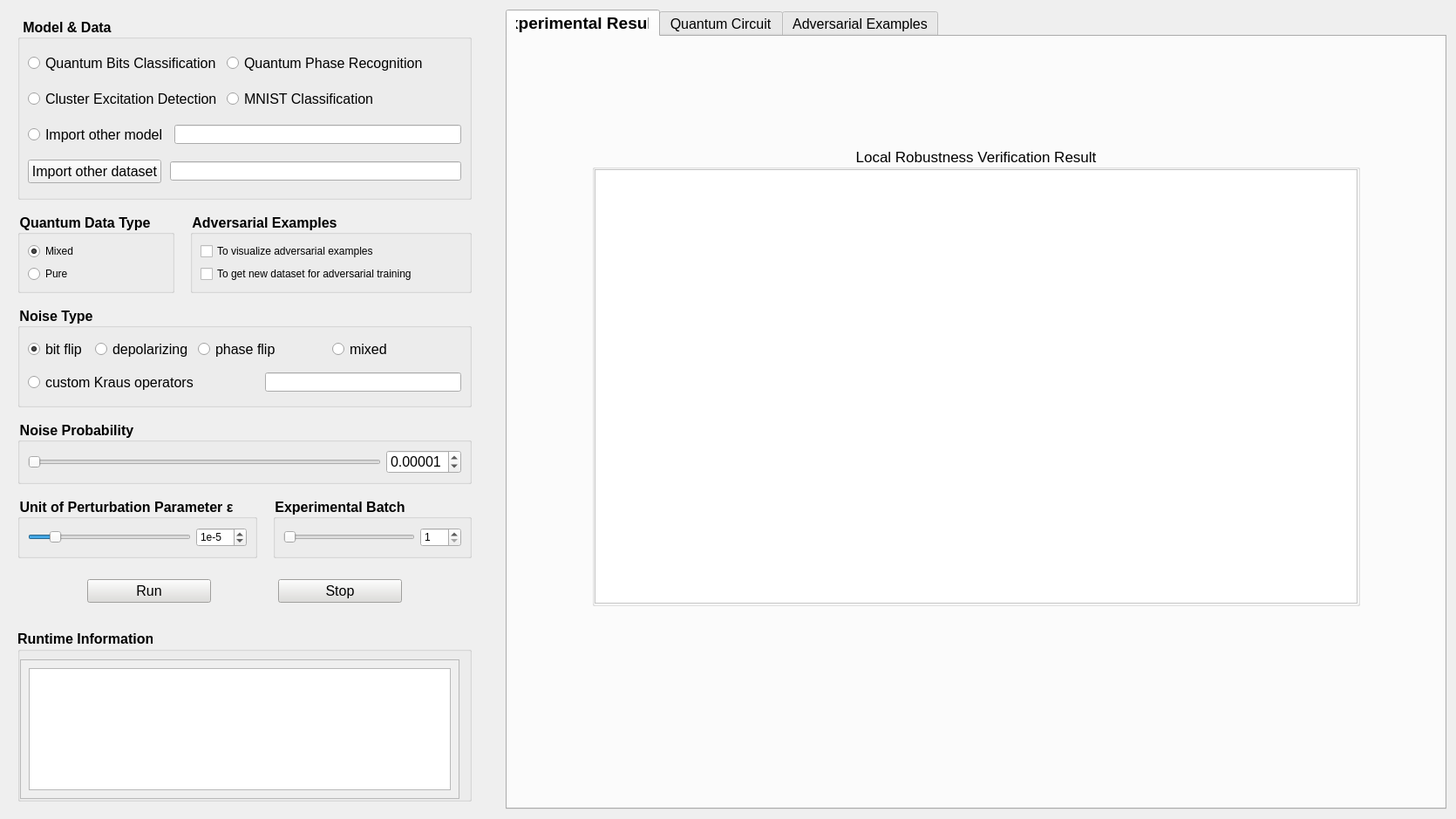
<?xml version="1.0" encoding="UTF-8"?>
<ui version="4.0">
 <class>localView</class>
 <widget class="QWidget" name="localView">
  <property name="geometry">
   <rect>
    <x>0</x>
    <y>0</y>
    <width>1670</width>
    <height>939</height>
   </rect>
  </property>
  <property name="windowTitle">
   <string>Form</string>
  </property>
  <layout class="QHBoxLayout" name="horizontalLayout_4" stretch="1,2">
   <property name="spacing">
    <number>30</number>
   </property>
   <item>
    <widget class="QWidget" name="widget" native="true">
     <layout class="QVBoxLayout" name="verticalLayout_12" stretch="7,2">
      <property name="spacing">
       <number>12</number>
      </property>
      <item>
       <widget class="QWidget" name="widget_setting" native="true">
        <layout class="QVBoxLayout" name="verticalLayout" stretch="9,3,5,3,3,2">
         <property name="spacing">
          <number>15</number>
         </property>
         <property name="leftMargin">
          <number>0</number>
         </property>
         <property name="topMargin">
          <number>0</number>
         </property>
         <property name="rightMargin">
          <number>0</number>
         </property>
         <item>
          <widget class="QGroupBox" name="groupBox_file">
           <property name="sizePolicy">
            <sizepolicy hsizetype="Expanding" vsizetype="Expanding">
             <horstretch>0</horstretch>
             <verstretch>0</verstretch>
            </sizepolicy>
           </property>
           <property name="font">
            <font>
             <pointsize>12</pointsize>
             <bold>true</bold>
            </font>
           </property>
           <property name="styleSheet">
            <string notr="true">QGroupBox::title{
	font-size: 14px;
}</string>
           </property>
           <property name="title">
            <string>Model &amp;&amp; Data</string>
           </property>
           <layout class="QGridLayout" name="gridLayout">
            <property name="verticalSpacing">
             <number>10</number>
            </property>
            <item row="0" column="0">
             <widget class="QRadioButton" name="radioButton_qubit">
              <property name="font">
               <font>
                <pointsize>12</pointsize>
               </font>
              </property>
              <property name="text">
               <string>Quantum Bits Classification</string>
              </property>
             </widget>
            </item>
            <item row="0" column="1" colspan="2">
             <widget class="QRadioButton" name="radioButton_phaseRecog">
              <property name="font">
               <font>
                <pointsize>12</pointsize>
               </font>
              </property>
              <property name="text">
               <string>Quantum Phase Recognition</string>
              </property>
             </widget>
            </item>
            <item row="1" column="0">
             <widget class="QRadioButton" name="radioButton_excitation">
              <property name="font">
               <font>
                <pointsize>12</pointsize>
               </font>
              </property>
              <property name="text">
               <string>Cluster Excitation Detection</string>
              </property>
             </widget>
            </item>
            <item row="1" column="1">
             <widget class="QRadioButton" name="radioButton_mnist">
              <property name="font">
               <font>
                <pointsize>12</pointsize>
               </font>
              </property>
              <property name="text">
               <string>MNIST Classification</string>
              </property>
             </widget>
            </item>
            <item row="2" column="0" colspan="3">
             <layout class="QHBoxLayout" name="horizontalLayout_model">
              <property name="spacing">
               <number>8</number>
              </property>
              <item>
               <widget class="QRadioButton" name="radioButton_importfile">
                <property name="font">
                 <font>
                  <pointsize>12</pointsize>
                 </font>
                </property>
                <property name="text">
                 <string>Import other model</string>
                </property>
               </widget>
              </item>
              <item>
               <widget class="QLineEdit" name="lineEdit_modelfile"/>
              </item>
             </layout>
            </item>
            <item row="3" column="0" colspan="3">
             <layout class="QHBoxLayout" name="horizontalLayout_data" stretch="1,3">
              <property name="spacing">
               <number>10</number>
              </property>
              <item>
               <widget class="QPushButton" name="pushButton_importdata">
                <property name="sizePolicy">
                 <sizepolicy hsizetype="Expanding" vsizetype="Fixed">
                  <horstretch>0</horstretch>
                  <verstretch>0</verstretch>
                 </sizepolicy>
                </property>
                <property name="font">
                 <font>
                  <pointsize>12</pointsize>
                  <bold>false</bold>
                 </font>
                </property>
                <property name="text">
                 <string>Import other dataset</string>
                </property>
               </widget>
              </item>
              <item>
               <widget class="QLineEdit" name="lineEdit_datafile"/>
              </item>
             </layout>
            </item>
           </layout>
          </widget>
         </item>
         <item>
          <layout class="QHBoxLayout" name="horizontalLayout_7" stretch="1,4">
           <property name="spacing">
            <number>18</number>
           </property>
           <item>
            <widget class="QGroupBox" name="groupBox_datatype">
             <property name="sizePolicy">
              <sizepolicy hsizetype="Expanding" vsizetype="Expanding">
               <horstretch>0</horstretch>
               <verstretch>0</verstretch>
              </sizepolicy>
             </property>
             <property name="font">
              <font>
               <pointsize>12</pointsize>
               <bold>true</bold>
              </font>
             </property>
             <property name="layoutDirection">
              <enum>Qt::LeftToRight</enum>
             </property>
             <property name="styleSheet">
              <string notr="true">QGroupBox::title{
	font-size: 14px;
}</string>
             </property>
             <property name="title">
              <string>Quantum Data Type</string>
             </property>
             <layout class="QVBoxLayout" name="verticalLayout_9">
              <item>
               <widget class="QRadioButton" name="radioButton_mixed">
                <property name="text">
                 <string>Mixed</string>
                </property>
                <property name="checked">
                 <bool>true</bool>
                </property>
               </widget>
              </item>
              <item>
               <widget class="QRadioButton" name="radioButton_pure">
                <property name="text">
                 <string>Pure</string>
                </property>
               </widget>
              </item>
             </layout>
            </widget>
           </item>
           <item>
            <widget class="QGroupBox" name="groupBox_adex">
             <property name="sizePolicy">
              <sizepolicy hsizetype="Expanding" vsizetype="Expanding">
               <horstretch>0</horstretch>
               <verstretch>0</verstretch>
              </sizepolicy>
             </property>
             <property name="font">
              <font>
               <pointsize>12</pointsize>
               <bold>true</bold>
              </font>
             </property>
             <property name="layoutDirection">
              <enum>Qt::LeftToRight</enum>
             </property>
             <property name="styleSheet">
              <string notr="true">QGroupBox::title{
	font-size: 14px;
}</string>
             </property>
             <property name="title">
              <string>Adversarial Examples</string>
             </property>
             <layout class="QVBoxLayout" name="verticalLayout_7">
              <item>
               <widget class="QCheckBox" name="checkBox_show_AE">
                <property name="text">
                 <string>To visualize adversarial examples</string>
                </property>
                <property name="checked">
                 <bool>false</bool>
                </property>
                <property name="tristate">
                 <bool>false</bool>
                </property>
               </widget>
              </item>
              <item>
               <widget class="QCheckBox" name="checkBox_get_newdata">
                <property name="text">
                 <string>To get new dataset for adversarial training</string>
                </property>
               </widget>
              </item>
             </layout>
            </widget>
           </item>
          </layout>
         </item>
         <item>
          <widget class="QGroupBox" name="groupBox_noisetype">
           <property name="sizePolicy">
            <sizepolicy hsizetype="Expanding" vsizetype="Expanding">
             <horstretch>0</horstretch>
             <verstretch>0</verstretch>
            </sizepolicy>
           </property>
           <property name="font">
            <font>
             <pointsize>12</pointsize>
             <bold>true</bold>
            </font>
           </property>
           <property name="layoutDirection">
            <enum>Qt::LeftToRight</enum>
           </property>
           <property name="styleSheet">
            <string notr="true">QGroupBox::title{
	font-size: 14px;
}</string>
           </property>
           <property name="title">
            <string>Noise Type</string>
           </property>
           <layout class="QGridLayout" name="gridLayout_2" columnstretch="0,0,0,0,0,0">
            <property name="verticalSpacing">
             <number>10</number>
            </property>
            <item row="0" column="0">
             <widget class="QRadioButton" name="radioButton_bitflip">
              <property name="font">
               <font>
                <pointsize>12</pointsize>
               </font>
              </property>
              <property name="text">
               <string>bit flip</string>
              </property>
              <property name="checked">
               <bool>true</bool>
              </property>
             </widget>
            </item>
            <item row="0" column="1">
             <widget class="QRadioButton" name="radioButton_depolarizing">
              <property name="font">
               <font>
                <pointsize>12</pointsize>
               </font>
              </property>
              <property name="text">
               <string>depolarizing</string>
              </property>
             </widget>
            </item>
            <item row="0" column="2" colspan="2">
             <widget class="QRadioButton" name="radioButton_phaseflip">
              <property name="font">
               <font>
                <pointsize>12</pointsize>
               </font>
              </property>
              <property name="text">
               <string>phase flip</string>
              </property>
             </widget>
            </item>
            <item row="0" column="4">
             <widget class="QRadioButton" name="radioButton_mixednoise">
              <property name="font">
               <font>
                <pointsize>12</pointsize>
               </font>
              </property>
              <property name="text">
               <string>mixed</string>
              </property>
              <property name="checked">
               <bool>false</bool>
              </property>
              <property name="autoExclusive">
               <bool>true</bool>
              </property>
             </widget>
            </item>
            <item row="1" column="0" colspan="3">
             <widget class="QRadioButton" name="radioButton_custom_noise">
              <property name="font">
               <font>
                <pointsize>12</pointsize>
               </font>
              </property>
              <property name="text">
               <string>custom Kraus operators</string>
              </property>
             </widget>
            </item>
            <item row="1" column="3" colspan="3">
             <widget class="QLineEdit" name="lineEdit_custom_noise"/>
            </item>
           </layout>
          </widget>
         </item>
         <item>
          <widget class="QGroupBox" name="groupBox_noisyProb">
           <property name="sizePolicy">
            <sizepolicy hsizetype="Expanding" vsizetype="Expanding">
             <horstretch>0</horstretch>
             <verstretch>0</verstretch>
            </sizepolicy>
           </property>
           <property name="font">
            <font>
             <pointsize>12</pointsize>
             <bold>true</bold>
            </font>
           </property>
           <property name="layoutDirection">
            <enum>Qt::LeftToRight</enum>
           </property>
           <property name="styleSheet">
            <string notr="true">QGroupBox::title{
	font-size: 14px;
}</string>
           </property>
           <property name="title">
            <string>Noise Probability</string>
           </property>
           <layout class="QHBoxLayout" name="horizontalLayout_17" stretch="5,0">
            <item>
             <widget class="QSlider" name="slider_prob">
              <property name="minimum">
               <number>1</number>
              </property>
              <property name="maximum">
               <number>100000</number>
              </property>
              <property name="pageStep">
               <number>1</number>
              </property>
              <property name="value">
               <number>1</number>
              </property>
              <property name="orientation">
               <enum>Qt::Horizontal</enum>
              </property>
             </widget>
            </item>
            <item>
             <widget class="QDoubleSpinBox" name="doubleSpinBox_prob">
              <property name="sizePolicy">
               <sizepolicy hsizetype="Expanding" vsizetype="Fixed">
                <horstretch>0</horstretch>
                <verstretch>0</verstretch>
               </sizepolicy>
              </property>
              <property name="font">
               <font>
                <pointsize>12</pointsize>
               </font>
              </property>
              <property name="wrapping">
               <bool>true</bool>
              </property>
              <property name="decimals">
               <number>5</number>
              </property>
              <property name="minimum">
               <double>0.000010000000000</double>
              </property>
              <property name="maximum">
               <double>1.000000000000000</double>
              </property>
              <property name="singleStep">
               <double>0.000010000000000</double>
              </property>
             </widget>
            </item>
           </layout>
          </widget>
         </item>
         <item>
          <layout class="QHBoxLayout" name="horizontalLayout_6" stretch="1,1">
           <property name="spacing">
            <number>18</number>
           </property>
           <item>
            <widget class="QGroupBox" name="groupBox_unit">
             <property name="sizePolicy">
              <sizepolicy hsizetype="Expanding" vsizetype="Expanding">
               <horstretch>0</horstretch>
               <verstretch>0</verstretch>
              </sizepolicy>
             </property>
             <property name="font">
              <font>
               <pointsize>12</pointsize>
               <bold>true</bold>
              </font>
             </property>
             <property name="layoutDirection">
              <enum>Qt::LeftToRight</enum>
             </property>
             <property name="styleSheet">
              <string notr="true">QGroupBox::title{
	font-size: 14px;
}</string>
             </property>
             <property name="title">
              <string>Unit of Perturbation Parameter ε</string>
             </property>
             <layout class="QHBoxLayout" name="horizontalLayout_15">
              <item>
               <widget class="QSlider" name="slider_unit">
                <property name="minimum">
                 <number>1</number>
                </property>
                <property name="maximum">
                 <number>30</number>
                </property>
                <property name="value">
                 <number>5</number>
                </property>
                <property name="orientation">
                 <enum>Qt::Horizontal</enum>
                </property>
               </widget>
              </item>
              <item>
               <widget class="QSpinBox" name="spinBox_unit">
                <property name="wrapping">
                 <bool>true</bool>
                </property>
                <property name="prefix">
                 <string>1e-</string>
                </property>
                <property name="minimum">
                 <number>1</number>
                </property>
                <property name="maximum">
                 <number>30</number>
                </property>
                <property name="singleStep">
                 <number>1</number>
                </property>
                <property name="value">
                 <number>5</number>
                </property>
               </widget>
              </item>
             </layout>
            </widget>
           </item>
           <item>
            <widget class="QGroupBox" name="groupBox_batchnum">
             <property name="sizePolicy">
              <sizepolicy hsizetype="Expanding" vsizetype="Expanding">
               <horstretch>0</horstretch>
               <verstretch>0</verstretch>
              </sizepolicy>
             </property>
             <property name="font">
              <font>
               <pointsize>12</pointsize>
               <bold>true</bold>
              </font>
             </property>
             <property name="layoutDirection">
              <enum>Qt::LeftToRight</enum>
             </property>
             <property name="styleSheet">
              <string notr="true">QGroupBox::title{
	font-size: 14px;
}</string>
             </property>
             <property name="title">
              <string>Experimental Batch</string>
             </property>
             <layout class="QHBoxLayout" name="horizontalLayout_11">
              <item>
               <widget class="QSlider" name="slider_batchnum">
                <property name="minimum">
                 <number>1</number>
                </property>
                <property name="maximum">
                 <number>100</number>
                </property>
                <property name="value">
                 <number>1</number>
                </property>
                <property name="orientation">
                 <enum>Qt::Horizontal</enum>
                </property>
               </widget>
              </item>
              <item>
               <widget class="QSpinBox" name="spinBox_batchnum">
                <property name="minimum">
                 <number>1</number>
                </property>
                <property name="maximum">
                 <number>100</number>
                </property>
                <property name="value">
                 <number>1</number>
                </property>
               </widget>
              </item>
             </layout>
            </widget>
           </item>
          </layout>
         </item>
         <item>
          <widget class="QGroupBox" name="groupBox_run">
           <property name="sizePolicy">
            <sizepolicy hsizetype="Expanding" vsizetype="Expanding">
             <horstretch>0</horstretch>
             <verstretch>0</verstretch>
            </sizepolicy>
           </property>
           <property name="styleSheet">
            <string notr="true">QGroupBox { border: none; }</string>
           </property>
           <layout class="QHBoxLayout" name="horizontalLayout_3" stretch="1,2,1,2,1">
            <item>
             <spacer name="horizontalSpacer_l">
              <property name="orientation">
               <enum>Qt::Horizontal</enum>
              </property>
              <property name="sizeHint" stdset="0">
               <size>
                <width>74</width>
                <height>20</height>
               </size>
              </property>
             </spacer>
            </item>
            <item>
             <widget class="QPushButton" name="pushButton_run">
              <property name="sizePolicy">
               <sizepolicy hsizetype="Expanding" vsizetype="Fixed">
                <horstretch>0</horstretch>
                <verstretch>0</verstretch>
               </sizepolicy>
              </property>
              <property name="font">
               <font>
                <pointsize>12</pointsize>
                <bold>false</bold>
               </font>
              </property>
              <property name="styleSheet">
               <string notr="true">background-color: rgb(222, 221, 218)</string>
              </property>
              <property name="text">
               <string>Run</string>
              </property>
             </widget>
            </item>
            <item>
             <spacer name="horizontalSpacer_m">
              <property name="orientation">
               <enum>Qt::Horizontal</enum>
              </property>
              <property name="sizeHint" stdset="0">
               <size>
                <width>62</width>
                <height>20</height>
               </size>
              </property>
             </spacer>
            </item>
            <item>
             <widget class="QPushButton" name="pushButton_stop">
              <property name="sizePolicy">
               <sizepolicy hsizetype="Expanding" vsizetype="Fixed">
                <horstretch>0</horstretch>
                <verstretch>0</verstretch>
               </sizepolicy>
              </property>
              <property name="font">
               <font>
                <pointsize>12</pointsize>
               </font>
              </property>
              <property name="styleSheet">
               <string notr="true">background-color: rgb(222, 221, 218)</string>
              </property>
              <property name="text">
               <string>Stop</string>
              </property>
             </widget>
            </item>
            <item>
             <spacer name="horizontalSpacer_r">
              <property name="orientation">
               <enum>Qt::Horizontal</enum>
              </property>
              <property name="sizeHint" stdset="0">
               <size>
                <width>73</width>
                <height>20</height>
               </size>
              </property>
             </spacer>
            </item>
           </layout>
          </widget>
         </item>
        </layout>
       </widget>
      </item>
      <item>
       <widget class="QGroupBox" name="groupBox_runtime">
        <property name="sizePolicy">
         <sizepolicy hsizetype="Expanding" vsizetype="Expanding">
          <horstretch>0</horstretch>
          <verstretch>0</verstretch>
         </sizepolicy>
        </property>
        <property name="font">
         <font>
          <family>Ubuntu</family>
          <pointsize>12</pointsize>
          <italic>false</italic>
          <bold>true</bold>
         </font>
        </property>
        <property name="styleSheet">
         <string notr="true">QGroupBox::title{
	font-size: 14px;
}
color: rgb(7, 7, 7);
background-color: rgb(238, 238, 238);

</string>
        </property>
        <property name="title">
         <string>Runtime Information</string>
        </property>
        <layout class="QHBoxLayout" name="horizontalLayout_10">
         <property name="leftMargin">
          <number>0</number>
         </property>
         <property name="rightMargin">
          <number>11</number>
         </property>
         <property name="bottomMargin">
          <number>0</number>
         </property>
         <item>
          <widget class="QScrollArea" name="scrollArea">
           <property name="widgetResizable">
            <bool>true</bool>
           </property>
           <widget class="QWidget" name="scrollAreaWidgetContents">
            <property name="geometry">
             <rect>
              <x>0</x>
              <y>0</y>
              <width>607</width>
              <height>107</height>
             </rect>
            </property>
            <layout class="QHBoxLayout" name="horizontalLayout_2">
             <item>
              <widget class="QTextBrowser" name="textBrowser_output">
               <property name="enabled">
                <bool>true</bool>
               </property>
               <property name="styleSheet">
                <string notr="true">font: 12pt &quot;Ubuntu Mono&quot;;</string>
               </property>
               <property name="lineWrapMode">
                <enum>QTextEdit::NoWrap</enum>
               </property>
              </widget>
             </item>
            </layout>
           </widget>
          </widget>
         </item>
        </layout>
       </widget>
      </item>
     </layout>
    </widget>
   </item>
   <item>
    <widget class="QTabWidget" name="tabWidget">
     <property name="font">
      <font>
       <pointsize>12</pointsize>
       <bold>false</bold>
      </font>
     </property>
     <property name="styleSheet">
      <string notr="true">QTabWidget::title{font-size: 14px;}
QTabBar::tab:selected { font-size: 19px; font-weight: bold; }</string>
     </property>
     <property name="currentIndex">
      <number>0</number>
     </property>
     <widget class="QWidget" name="tab_res">
      <attribute name="title">
       <string>Experimental Results</string>
      </attribute>
      <layout class="QHBoxLayout" name="horizontalLayout" stretch="1,10,1">
       <item>
        <spacer name="horizontalSpacer">
         <property name="orientation">
          <enum>Qt::Horizontal</enum>
         </property>
         <property name="sizeHint" stdset="0">
          <size>
           <width>161</width>
           <height>20</height>
          </size>
         </property>
        </spacer>
       </item>
       <item>
        <layout class="QVBoxLayout" name="verticalLayout_2" stretch="1,5,2">
         <property name="spacing">
          <number>50</number>
         </property>
         <property name="topMargin">
          <number>12</number>
         </property>
         <property name="bottomMargin">
          <number>12</number>
         </property>
         <item>
          <spacer name="verticalSpacer_2">
           <property name="orientation">
            <enum>Qt::Vertical</enum>
           </property>
           <property name="sizeHint" stdset="0">
            <size>
             <width>20</width>
             <height>40</height>
            </size>
           </property>
          </spacer>
         </item>
         <item>
          <widget class="QGroupBox" name="groupBox_res">
           <property name="font">
            <font>
             <family>Ubuntu</family>
             <pointsize>13</pointsize>
             <italic>false</italic>
             <bold>false</bold>
            </font>
           </property>
           <property name="styleSheet">
            <string notr="true">font: 13pt &quot;Ubuntu&quot;;
</string>
           </property>
           <property name="title">
            <string>Local Robustness Verification Result</string>
           </property>
           <property name="alignment">
            <set>Qt::AlignCenter</set>
           </property>
           <layout class="QVBoxLayout" name="verticalLayout_5" stretch="0">
            <property name="leftMargin">
             <number>0</number>
            </property>
            <property name="topMargin">
             <number>0</number>
            </property>
            <property name="rightMargin">
             <number>0</number>
            </property>
            <property name="bottomMargin">
             <number>0</number>
            </property>
            <item>
             <widget class="QTableView" name="table_res">
              <property name="font">
               <font>
                <family>Ubuntu</family>
                <pointsize>13</pointsize>
                <italic>false</italic>
                <bold>false</bold>
               </font>
              </property>
              <property name="styleSheet">
               <string notr="true">background-color: rgb(255, 255, 255);</string>
              </property>
              <attribute name="horizontalHeaderMinimumSectionSize">
               <number>100</number>
              </attribute>
              <attribute name="horizontalHeaderDefaultSectionSize">
               <number>100</number>
              </attribute>
              <attribute name="verticalHeaderCascadingSectionResizes">
               <bool>false</bool>
              </attribute>
              <attribute name="verticalHeaderDefaultSectionSize">
               <number>100</number>
              </attribute>
             </widget>
            </item>
           </layout>
          </widget>
         </item>
         <item>
          <spacer name="verticalSpacer_3">
           <property name="orientation">
            <enum>Qt::Vertical</enum>
           </property>
           <property name="sizeHint" stdset="0">
            <size>
             <width>20</width>
             <height>40</height>
            </size>
           </property>
          </spacer>
         </item>
        </layout>
       </item>
       <item>
        <spacer name="horizontalSpacer_2">
         <property name="orientation">
          <enum>Qt::Horizontal</enum>
         </property>
         <property name="sizeHint" stdset="0">
          <size>
           <width>160</width>
           <height>20</height>
          </size>
         </property>
        </spacer>
       </item>
      </layout>
     </widget>
     <widget class="QWidget" name="tab_circ">
      <property name="sizePolicy">
       <sizepolicy hsizetype="Preferred" vsizetype="Preferred">
        <horstretch>0</horstretch>
        <verstretch>0</verstretch>
       </sizepolicy>
      </property>
      <property name="accessibleName">
       <string/>
      </property>
      <attribute name="title">
       <string>Quantum Circuit</string>
      </attribute>
      <layout class="QVBoxLayout" name="verticalLayout_8" stretch="0">
       <item>
        <widget class="QScrollArea" name="scrollArea_circ">
         <property name="styleSheet">
          <string notr="true"/>
         </property>
         <property name="widgetResizable">
          <bool>true</bool>
         </property>
         <widget class="QWidget" name="scrollAreaWidgetContents_circ">
          <property name="geometry">
           <rect>
            <x>0</x>
            <y>0</y>
            <width>925</width>
            <height>853</height>
           </rect>
          </property>
          <property name="font">
           <font>
            <pointsize>12</pointsize>
            <bold>true</bold>
           </font>
          </property>
          <property name="styleSheet">
           <string notr="true">QGroupBox::title{
  font-size: 19px; font-weight: bold; 
}</string>
          </property>
          <layout class="QVBoxLayout" name="verticalLayout_circ">
           <property name="spacing">
            <number>30</number>
           </property>
          </layout>
         </widget>
        </widget>
       </item>
      </layout>
     </widget>
     <widget class="QWidget" name="tab_ad">
      <property name="styleSheet">
       <string notr="true">QLabel{background-color:rgb(255,255,255);}</string>
      </property>
      <attribute name="title">
       <string>Adversarial Examples</string>
      </attribute>
      <layout class="QVBoxLayout" name="verticalLayout_3" stretch="0">
       <item>
        <widget class="QScrollArea" name="scrollArea_AE">
         <property name="styleSheet">
          <string notr="true"/>
         </property>
         <property name="widgetResizable">
          <bool>true</bool>
         </property>
         <widget class="QWidget" name="scrollAreaWidgetContents_AE">
          <property name="geometry">
           <rect>
            <x>0</x>
            <y>0</y>
            <width>925</width>
            <height>853</height>
           </rect>
          </property>
          <layout class="QVBoxLayout" name="verticalLayout_AE"/>
         </widget>
        </widget>
       </item>
      </layout>
     </widget>
    </widget>
   </item>
  </layout>
 </widget>
 <resources/>
 <connections/>
</ui>
